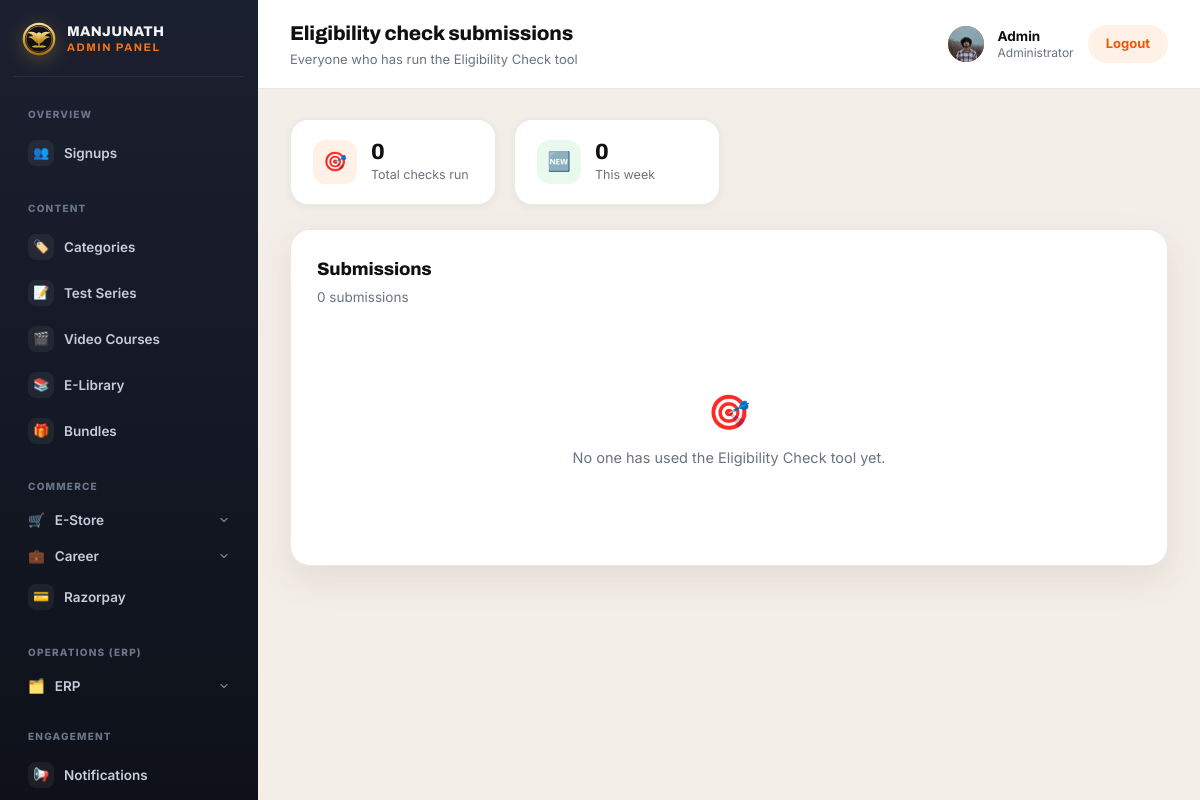
Before: /panel/eligibility/submissions/ (signed in) with the older database file.
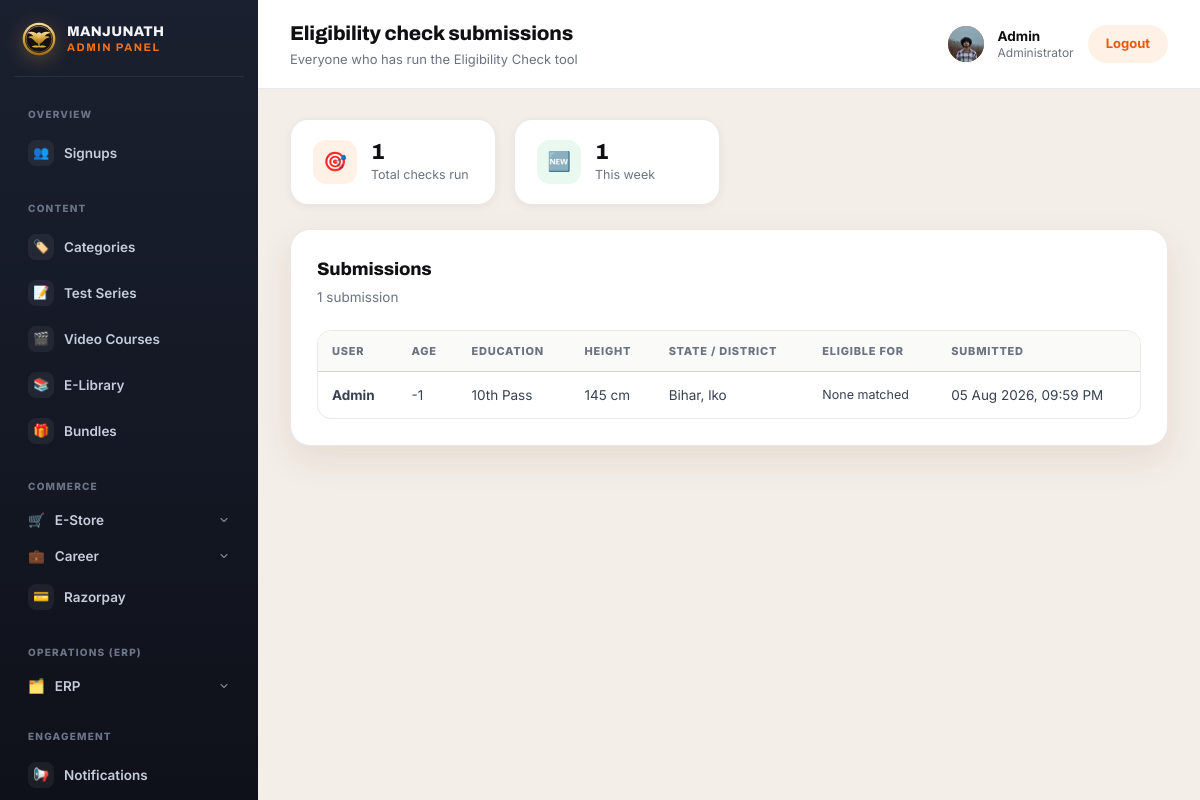
After: the same page with the newer database file.
### myapp/models.py (models this page shows, shortened)
class CustomUser(AbstractBaseUser, PermissionsMixin):
    GENDER_CHOICES = [
        ('male', 'Male'),
        ('female', 'Female'),
        ('other', 'Other'),
    ]
    name = models.CharField(max_length=150)
    email = models.EmailField(unique=True)
    number = models.CharField(max_length=15)
    age = models.PositiveIntegerField(null=True, blank=True)
    gender = models.CharField(max_length=10, choices=GENDER_CHOICES, blank=True)
    state = models.CharField(max_length=100, blank=True)
    city = models.CharField(max_length=100, blank=True)
    profile_picture = models.ImageField(upload_to='profile_pictures/', blank=True, null=True)
    is_active = models.BooleanField(default=True)
    is_staff = models.BooleanField(default=False)
    date_joined = models.DateTimeField(auto_now_add=True)
    objects = CustomUserManager()
    USERNAME_FIELD = 'email'
    REQUIRED_FIELDS = ['name', 'number']

class EligibilitySubmission(models.Model):
    GENDER_CHOICES = [('male', 'Male'), ('female', 'Female'), ('other', 'Other')]
    MARITAL_CHOICES = [('unmarried', 'Unmarried'), ('married', 'Married')]
    user = models.ForeignKey('CustomUser', on_delete=models.CASCADE, related_name='eligibility_submissions')
    education = models.CharField(max_length=15, choices=EligibilityCriteria.EDUCATION_CHOICES)
    gender = models.CharField(max_length=10, choices=GENDER_CHOICES)
    dob = models.DateField()
    height_cm = models.PositiveIntegerField()
    state = models.CharField(max_length=100)
    district = models.CharField(max_length=100, blank=True)
    marital_status = models.CharField(max_length=15, choices=MARITAL_CHOICES)
    matched_jobs = models.TextField(blank=True, help_text='Snapshot of job names the candidate was eligible for at submission time')
    created_at = models.DateTimeField(auto_now_add=True)
    class Meta:
        ordering = ['-created_at']
    @property
    def age(self):
        from datetime import date
        today = date.today()
        return today.year - self.dob.year - ((today.month, today.day) < (self.dob.month, self.dob.day))

### myapp/views.py (the view)
# urls.py: path('panel/eligibility/submissions/', views.panel_eligibility_submissions, name='panel_eligibility_submissions'),
@login_required(login_url='login')
@user_passes_test(_is_staff, login_url='login')
def panel_eligibility_submissions(request):
    submissions = EligibilitySubmission.objects.select_related('user')
    stats = {
        'total': submissions.count(),
        'this_week': submissions.filter(created_at__gte=timezone.now() - timezone.timedelta(days=7)).count(),
    }
    return render(request, 'myapp/panel/eligibility_submissions.html', {'submissions': submissions, 'stats': stats})

### myapp/context_processors.py (called while the page is built)
def site_settings(request):
    return {
        'site_settings': SiteSettings.load(),
        'top_notifications': Notification.objects.filter(is_active=True),
        'chatbot_settings': ChatbotSettings.load(),
        'chatbot_questions': ChatbotQuestion.objects.filter(is_active=True),
        'hero': HeroSection.load(),
        'daily_current_card': DailyUpdateCard.load(DailyUpdateCard.CURRENT_AFFAIRS),
        'daily_news_card': DailyUpdateCard.load(DailyUpdateCard.DAILY_NEWS),
        'pwa_settings': PWASettings.load(),
    }

### myapp/models.py (called while the page is built)
    @classmethod
    def load(cls):
        obj, _ = cls.objects.get_or_create(pk=1)
        return obj

    @classmethod
    def load(cls):
        obj, _ = cls.objects.get_or_create(pk=1)
        return obj

    @classmethod
    def load(cls):
        obj, _ = cls.objects.get_or_create(pk=1)
        return obj

    @classmethod
    def load(cls, key):
        obj, _ = cls.objects.get_or_create(key=key, defaults={'key': key, **cls.DEFAULTS[key]})
        return obj

    @classmethod
    def load(cls):
        obj, _ = cls.objects.get_or_create(pk=1)
        return obj

### myapp/views.py (called while the page is built)
def _is_staff(user):
    return user.is_authenticated and user.is_staff

### myapp/templates/myapp/panel/eligibility_submissions.html (shortened to what this page needs)
{% extends "myapp/panel/base.html" %}
{% block page_title %}Eligibility check submissions{% endblock %}
{% block page_sub %}Everyone who has run the Eligibility Check tool{% endblock %}
{% block content %}
<div class="panel-stats">
  <div class="panel-stat panel-stat-1">
    <span class="panel-stat-ico">🎯</span>
    <div><div class="panel-stat-num">{{ stats.total }}</div><div class="panel-stat-label">Total checks run</div></div>
  </div>
  <div class="panel-stat panel-stat-3">
    <span class="panel-stat-ico">🆕</span>
    <div><div class="panel-stat-num">{{ stats.this_week }}</div><div class="panel-stat-label">This week</div></div>
  </div>
</div>
<div class="panel-card">
  <div class="panel-card-head">
    <div>
      <h2>Submissions</h2>
      <p>{{ submissions|length }} submission{{ submissions|length|pluralize }}</p>
    </div>
  </div>
  {% if submissions %}
    <div class="panel-table-wrap">
      <table class="panel-table">
        <thead>
          <tr>
            <th>User</th>
            <th>Age</th>
            <th>Education</th>
            <th>Height</th>
            <th>State / District</th>
            <th>Eligible for</th>
            <th>Submitted</th>
          </tr>
        </thead>
        <tbody>
          {% for s in submissions %}
          <tr>
            <td class="panel-row-name">{{ s.user.name|default:s.user.email }}</td>
            <td>{{ s.age }}</td>
            <td>{{ s.get_education_display }}</td>
            <td>{{ s.height_cm }} cm</td>
            <td>{{ s.state }}{% if s.district %}, {{ s.district }}{% endif %}</td>
            <td class="matched-cell">{{ s.matched_jobs|default:"None matched" }}</td>
            <td>{{ s.created_at|date:"d M Y, h:i A" }}</td>
          </tr>
          {% endfor %}
        </tbody>
      </table>
    </div>
  {% else %}
    <p class="panel-empty"><span class="panel-empty-ico">🎯</span>No one has used the Eligibility Check tool yet.</p>
  {% endif %}
</div>
{% endblock %}

### myapp/templates/myapp/panel/base.html (shortened to what this page needs)
<!DOCTYPE html>
<html lang="en">
<head>
</head>
<body>
<div class="panel-shell">
  <aside class="panel-sidebar">
    <div class="panel-brand">
      <span class="panel-crest" aria-hidden="true">
      </span>
      <span class="panel-brand-text"><span>MANJUNATH</span><span>Admin Panel</span></span>
    </div>
    <nav class="panel-nav">
      <p class="panel-nav-label">Overview</p>
      <a class="{% block nav_signups %}{% endblock %}" href="{% url 'panel_signups' %}">
        <span class="panel-nav-ico">👥</span> Signups
      </a>
      <p class="panel-nav-label">Content</p>
      <a class="{% block nav_categories %}{% endblock %}" href="{% url 'panel_category_list' %}">
        <span class="panel-nav-ico">🏷️</span> Categories
      </a>
      <a class="{% if course_type == 'test_series' %}is-active{% endif %}" href="{% url 'panel_course_list' 'test_series' %}">
        <span class="panel-nav-ico">📝</span> Test Series
      </a>
      <a class="{% if course_type == 'video_course' %}is-active{% endif %}" href="{% url 'panel_course_list' 'video_course' %}">
        <span class="panel-nav-ico">🎬</span> Video Courses
      </a>
      <a class="{% if course_type == 'elibrary' %}is-active{% endif %}" href="{% url 'panel_course_list' 'elibrary' %}">
        <span class="panel-nav-ico">📚</span> E-Library
      </a>
      <a class="{% block nav_bundles %}{% endblock %}" href="{% url 'panel_bundle_list' %}">
        <span class="panel-nav-ico">🎁</span> Bundles
      </a>
      <p class="panel-nav-label">Commerce</p>
      <div class="panel-nav-group {% block nav_store_open %}{% endblock %}">
        <button type="button" class="panel-nav-group-toggle {% block nav_store %}{% endblock %}">
          <span class="panel-nav-ico">🛒</span> E-Store
          <svg class="panel-nav-group-caret" viewBox="0 0 24 24" width="12" height="12" aria-hidden="true"><path d="m6 9 6 6 6-6" fill="none" stroke="currentColor" stroke-width="2.2" stroke-linecap="round" stroke-linejoin="round"/></svg>
        </button>
      </div>
      <div class="panel-nav-group {% block nav_career_open %}{% endblock %}">
        <button type="button" class="panel-nav-group-toggle {% block nav_career %}{% endblock %}">
          <span class="panel-nav-ico">💼</span> Career
          <svg class="panel-nav-group-caret" viewBox="0 0 24 24" width="12" height="12" aria-hidden="true"><path d="m6 9 6 6 6-6" fill="none" stroke="currentColor" stroke-width="2.2" stroke-linecap="round" stroke-linejoin="round"/></svg>
        </button>
      </div>
      <a class="{% block nav_razorpay %}{% endblock %}" href="{% url 'panel_razorpay_settings' %}">
        <span class="panel-nav-ico">💳</span> Razorpay
      </a>
      <p class="panel-nav-label">Operations (ERP)</p>
      <div class="panel-nav-group {% block nav_erp_open %}{% endblock %}">
        <button type="button" class="panel-nav-group-toggle {% block nav_erp %}{% endblock %}">
          <span class="panel-nav-ico">🗂️</span> ERP
          <svg class="panel-nav-group-caret" viewBox="0 0 24 24" width="12" height="12" aria-hidden="true"><path d="m6 9 6 6 6-6" fill="none" stroke="currentColor" stroke-width="2.2" stroke-linecap="round" stroke-linejoin="round"/></svg>
        </button>
      </div>
      <p class="panel-nav-label">Engagement</p>
      <a class="{% block nav_notification_customization %}{% endblock %}" href="{% url 'panel_notification_list' %}">
        <span class="panel-nav-ico">📢</span> Notifications
      </a>
    </nav>
  </aside>
  <div class="panel-main">
    <header class="panel-topbar">
      <div>
        <h1>{% block page_title %}Admin Panel{% endblock %}</h1>
        <p class="panel-topbar-sub">{% block page_sub %}{% endblock %}</p>
      </div>
      <div class="panel-user">
        {% if user.profile_picture %}
          <img class="panel-user-avatar" src="{{ user.profile_picture.url }}" alt="">
        {% else %}
          <span class="panel-user-avatar">{{ user.name|default:user.email|first|upper }}</span>
        {% endif %}
        <span class="panel-user-info">
          <strong>{{ user.name|default:user.email }}</strong>
          <span>Administrator</span>
        </span>
        <a class="panel-logout" href="{% url 'logout' %}">Logout</a>
      </div>
    </header>
    <main class="panel-content">
      {% block content %}{% endblock %}
    </main>
  </div>
</div>
</body>
</html>

Changed rows visible on the page:
added EligibilitySubmission: user.name "Admin", age "-1", education "10th Pass", height_cm "145", state "Bihar", district "lko", matched_jobs "None matched", created_at "05 Aug 2026, 09:59 PM"
Other visible differences:
{{ stats.total }}: "0" → "1"
{{ stats.this_week }}: "0" → "1"
{{ submissions|length }}: "0" → "1"
text no longer shown: "🎯 No one has used the Eligibility Check tool yet."
text now shown: "USER AGE EDUCATION HEIGHT STATE / DISTRICT ELIGIBLE FOR SUBMITTED"
